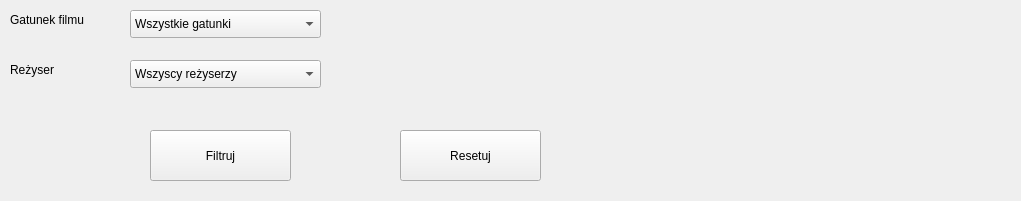
<?xml version="1.0" encoding="UTF-8"?>
<ui version="4.0">
 <class>filterScreen</class>
 <widget class="QWidget" name="filterScreen">
  <property name="geometry">
   <rect>
    <x>0</x>
    <y>0</y>
    <width>1021</width>
    <height>201</height>
   </rect>
  </property>
  <property name="windowTitle">
   <string>Form</string>
  </property>
  <widget class="QLabel" name="label_2">
   <property name="geometry">
    <rect>
     <x>10</x>
     <y>10</y>
     <width>101</width>
     <height>20</height>
    </rect>
   </property>
   <property name="text">
    <string>Gatunek filmu</string>
   </property>
  </widget>
  <widget class="QPushButton" name="filtrButton">
   <property name="geometry">
    <rect>
     <x>150</x>
     <y>130</y>
     <width>141</width>
     <height>51</height>
    </rect>
   </property>
   <property name="text">
    <string>Filtruj</string>
   </property>
  </widget>
  <widget class="QLabel" name="label">
   <property name="geometry">
    <rect>
     <x>200</x>
     <y>120</y>
     <width>63</width>
     <height>20</height>
    </rect>
   </property>
   <property name="text">
    <string/>
   </property>
  </widget>
  <widget class="QComboBox" name="directorBox">
   <property name="geometry">
    <rect>
     <x>130</x>
     <y>60</y>
     <width>191</width>
     <height>28</height>
    </rect>
   </property>
   <item>
    <property name="text">
     <string>Wszyscy reżyserzy</string>
    </property>
   </item>
  </widget>
  <widget class="QLabel" name="label_3">
   <property name="geometry">
    <rect>
     <x>10</x>
     <y>60</y>
     <width>101</width>
     <height>20</height>
    </rect>
   </property>
   <property name="text">
    <string>Reżyser</string>
   </property>
  </widget>
  <widget class="QComboBox" name="genreBox">
   <property name="geometry">
    <rect>
     <x>130</x>
     <y>10</y>
     <width>191</width>
     <height>28</height>
    </rect>
   </property>
   <item>
    <property name="text">
     <string>Wszystkie gatunki</string>
    </property>
   </item>
   <item>
    <property name="text">
     <string>Action</string>
    </property>
   </item>
   <item>
    <property name="text">
     <string>Comedy</string>
    </property>
   </item>
   <item>
    <property name="text">
     <string>Drama</string>
    </property>
   </item>
   <item>
    <property name="text">
     <string>Sci-Fi</string>
    </property>
   </item>
   <item>
    <property name="text">
     <string>Horror</string>
    </property>
   </item>
   <item>
    <property name="text">
     <string>Thriller</string>
    </property>
   </item>
   <item>
    <property name="text">
     <string>Fantasy</string>
    </property>
   </item>
   <item>
    <property name="text">
     <string>Documentary</string>
    </property>
   </item>
   <item>
    <property name="text">
     <string>Animation</string>
    </property>
   </item>
   <item>
    <property name="text">
     <string>Crime</string>
    </property>
   </item>
   <item>
    <property name="text">
     <string>Romance</string>
    </property>
   </item>
   <item>
    <property name="text">
     <string>Mystery</string>
    </property>
   </item>
  </widget>
  <widget class="QPushButton" name="resetButton">
   <property name="geometry">
    <rect>
     <x>400</x>
     <y>130</y>
     <width>141</width>
     <height>51</height>
    </rect>
   </property>
   <property name="text">
    <string>Resetuj</string>
   </property>
  </widget>
 </widget>
 <resources/>
 <connections/>
</ui>
